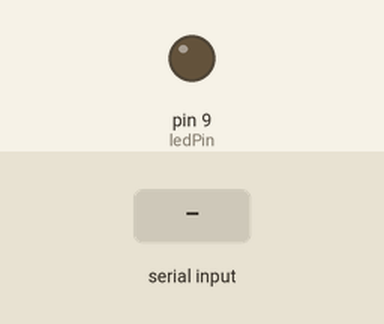
This sketch was run on a simulated Arduino Uno, built with avr-gcc and run on an emulated ATmega328P. Shown: output pins drawn as LEDs (lit = HIGH). Inputs (shaded band) come from the test bench.

Above: at 1.2 s.
1.3 s: "1\n" received over Serial
At 2.0 s:
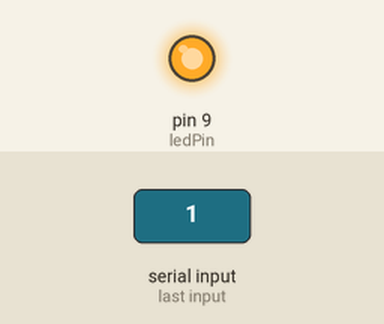
2.8 s: "0\n" received over Serial
At 3.2 s:
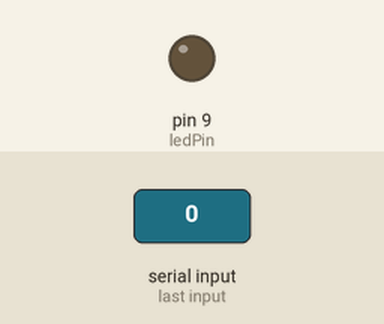
Timing chart, 0 to 5.8 s (numbered marks = the images above; inputs shaded):
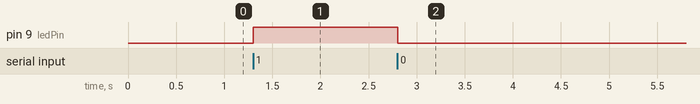

The sketch:

recieve_message.ino
```cpp
const int ledPin = 9;

void setup() {
  Serial.begin(9600);
  pinMode(ledPin, OUTPUT);
}

void loop() {
  //digitalWrite(ledPin, HIGH);
  if (Serial.available()) {
    String msg = Serial.readStringUntil('\n');
    msg.trim();  // remove whitespace or newline characters

    // Power pin based on message
    if (msg == "1") {
      digitalWrite(ledPin, HIGH);  // Power pin
    } else {
      digitalWrite(ledPin, LOW);   // Unpower pin
    }
  }
}
```

Measured:
- after the input at 1.3 s, pin 9 (ledPin): LOW → HIGH at once
- after the input at 2.8 s, pin 9 (ledPin): HIGH → LOW at once
